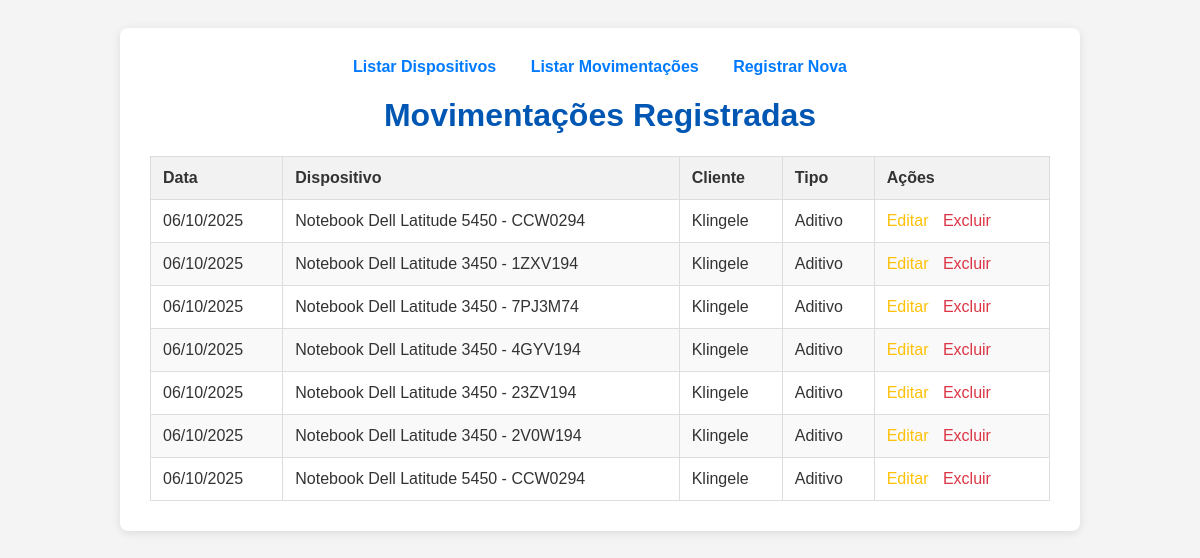
The app's page /movements/ with its own data.
### inventory/models.py (models this page shows, shortened)
class Movimentacao(models.Model):
    MOVEMENT_TYPE_CHOICES = [
        ('locacao', 'Nova Locação'),
        ('aditivo', 'Aditivo'),
        ('devolucao', 'Devolução'),
        ('manutencao', 'Manutenção'),
        ('venda', 'Venda'),
        ('outros', 'Outros'),
    ]
    device = models.ForeignKey(Device, on_delete=models.CASCADE, verbose_name="Dispositivo")
    client = models.ForeignKey(Client, on_delete=models.CASCADE, verbose_name="Cliente")
    movement_type = models.CharField(max_length=20, choices=MOVEMENT_TYPE_CHOICES, verbose_name="Tipo de Movimentação")
    movement_date = models.DateField(verbose_name="Data da Movimentação")
    details = models.TextField(blank=True, null=True, verbose_name="Detalhes/Observação")
    issue_description = models.TextField(verbose_name="Descrição do Problema")
    created_at = models.DateTimeField(auto_now_add=True, verbose_name="Data de Movimentação")
    class Meta:
        verbose_name = "Movimentação"
        verbose_name_plural = "Movimentações"

class Device(models.Model):
    DEVICE_TYPE_CHOICES = [
        ('desktop', 'Desktop'),
        ('notebook', 'Notebook'),
    ]
    device_type = models.CharField(
        max_length=10,
        choices=DEVICE_TYPE_CHOICES,
        default='desktop',
        verbose_name="Tipo de Dispositivo"
    )
    brand = models.CharField(max_length=100, verbose_name="Marca")
    model = models.CharField(max_length=100, verbose_name="Modelo")
    service_tag = models.CharField(max_length=100, unique=True, verbose_name="Service Tag")
    processor = models.CharField(max_length=100, verbose_name="Processador")
    ram = models.CharField(max_length=50, verbose_name="Memória RAM")
    ssd = models.CharField(max_length=50, verbose_name="SSD/Armazenamento")
    is_new = models.BooleanField(default=False, verbose_name="Marcar como novo")
    observation = models.TextField(blank=True, null=True, verbose_name="Observação")
    created_at = models.DateTimeField(auto_now_add=True, verbose_name="Data de Cadastro")
    history = HistoricalRecords()
    def __str__(self):
        return f"{self.get_device_type_display()} {self.brand} {self.model} - {self.service_tag}"
    class Meta:
        verbose_name = "Dispositivo"
        verbose_name_plural = "Dispositivos"

class Client(models.Model):
    name = models.CharField(max_length=200, verbose_name="Nome / Razão Social")
    document = models.CharField(max_length=50, unique=True, verbose_name="CPF/CNPJ")
    address = models.CharField(max_length=300, blank=True, null=True, verbose_name="Endereço")
    email = models.EmailField(unique=True, verbose_name="E-mail")
    contact_name = models.CharField(max_length=200, blank=True, null=True, verbose_name="Contato")
    phone = models.CharField(max_length=20, blank=True, null=True, verbose_name="Telefone")
    created_at = models.DateTimeField(auto_now_add=True, verbose_name="Data de Cadastro")
    def __str__(self):
        return self.name
    class Meta:
        verbose_name = "Cliente"
        verbose_name_plural = "Clientes"

### inventory/views.py (the view)
# urls.py: path('movements/', views.movement_list, name='movement_list'),
def movement_list(request):
    movimentacoes = Movimentacao.objects.all().order_by('-movement_date')
    context = {
        'movimentacoes': movimentacoes
    }
    return render(request, 'inventory/movement_list.html', context)

### inventory/templates/inventory/movement_list.html (shortened to what this page needs)
<!DOCTYPE html>
<html lang="pt-br">
<head>
</head>
<body>
    <div class="container">
        <div class="nav">
            <a href="{% url 'device_list' %}">Listar Dispositivos</a>
            <a href="{% url 'movement_list' %}">Listar Movimentações</a>
            <a href="{% url 'register_movement' %}">Registrar Nova</a>
        </div>
        <h1>Movimentações Registradas</h1>
        <table>
            <thead>
                <tr>
                    <th>Data</th>
                    <th>Dispositivo</th>
                    <th>Cliente</th>
                    <th>Tipo</th>
                    <th>Ações</th>
                </tr>
            </thead>
            <tbody>
                {% for movimentacao in movimentacoes %}
                <tr>
                    <td>{{ movimentacao.movement_date|date:"d/m/Y" }}</td>
                    <td>{{ movimentacao.device }}</td>
                    <td>{{ movimentacao.client }}</td>
                    <td>{{ movimentacao.get_movement_type_display }}</td>
                    <td class="actions">
                        <a href="{% url 'movement_update' pk=movimentacao.pk %}" class="edit-btn">Editar</a>
                        <a href="{% url 'movement_delete' pk=movimentacao.pk %}" class="delete-btn">Excluir</a>
                    </td>
                </tr>
                {% empty %}
                <tr>
                    <td colspan="5">Nenhuma movimentação registrada ainda.</td>
                </tr>
                {% endfor %}
            </tbody>
        </table>
    </div>
</body>
</html>

### inventory/templates/inventory/movement_list.html (style rules this page uses)
body { font-family: sans-serif; background-color: #f4f4f4; padding: 20px; color: #333; }
.container { max-width: 900px; margin: 0 auto; background: #fff; padding: 30px; border-radius: 8px; box-shadow: 0 2px 10px rgba(0,0,0,0.1); }
h1 { text-align: center; color: #0056b3; }
table { width: 100%; border-collapse: collapse; margin-top: 20px; }
th, td { padding: 12px; border: 1px solid #ddd; text-align: left; }
th { background-color: #f2f2f2; }
tr:nth-child(even) { background-color: #f9f9f9; }
.actions a { margin-right: 10px; text-decoration: none; }
.edit-btn { color: #ffc107; }
.delete-btn { color: #dc3545; }
.nav { text-align: center; margin-bottom: 20px; }
.nav a { margin: 0 15px; text-decoration: none; color: #007bff; font-weight: bold; font-size: 16px; }

### records on screen
Movimentacao: movement_date "06/10/2025", device "Notebook Dell Latitude 5450 - CCW0294", client "Klingele", movement_type "Aditivo"
Movimentacao: movement_date "06/10/2025", device "Notebook Dell Latitude 3450 - 1ZXV194", client "Klingele", movement_type "Aditivo"
Movimentacao: movement_date "06/10/2025", device "Notebook Dell Latitude 3450 - 7PJ3M74", client "Klingele", movement_type "Aditivo"
Movimentacao: movement_date "06/10/2025", device "Notebook Dell Latitude 3450 - 4GYV194", client "Klingele", movement_type "Aditivo"
Movimentacao: movement_date "06/10/2025", device "Notebook Dell Latitude 3450 - 23ZV194", client "Klingele", movement_type "Aditivo"
Movimentacao: movement_date "06/10/2025", device "Notebook Dell Latitude 3450 - 2V0W194", client "Klingele", movement_type "Aditivo"
Movimentacao: movement_date "06/10/2025", device "Notebook Dell Latitude 5450 - CCW0294", client "Klingele", movement_type "Aditivo"
